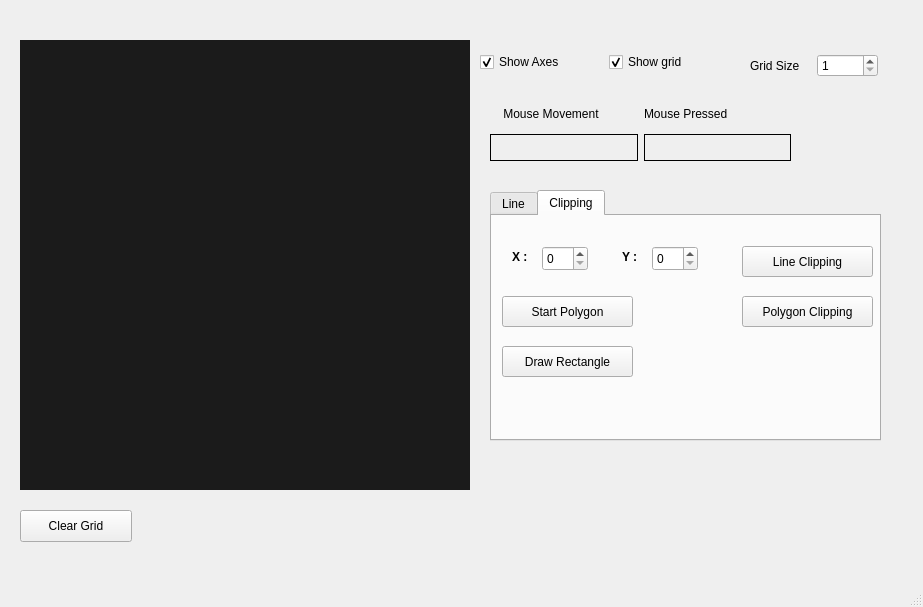
<?xml version="1.0" encoding="UTF-8"?>
<ui version="4.0">
 <class>MainWindow</class>
 <widget class="QMainWindow" name="MainWindow">
  <property name="geometry">
   <rect>
    <x>0</x>
    <y>0</y>
    <width>923</width>
    <height>607</height>
   </rect>
  </property>
  <property name="windowTitle">
   <string>MainWindow</string>
  </property>
  <widget class="QWidget" name="centralwidget">
   <widget class="grid" name="widget" native="true">
    <property name="geometry">
     <rect>
      <x>20</x>
      <y>40</y>
      <width>450</width>
      <height>450</height>
     </rect>
    </property>
    <property name="sizePolicy">
     <sizepolicy hsizetype="MinimumExpanding" vsizetype="Expanding">
      <horstretch>0</horstretch>
      <verstretch>0</verstretch>
     </sizepolicy>
    </property>
    <property name="minimumSize">
     <size>
      <width>450</width>
      <height>450</height>
     </size>
    </property>
    <property name="baseSize">
     <size>
      <width>450</width>
      <height>450</height>
     </size>
    </property>
    <property name="autoFillBackground">
     <bool>false</bool>
    </property>
    <property name="styleSheet">
     <string notr="true">background-color: rgb(27, 27, 27);</string>
    </property>
   </widget>
   <widget class="QWidget" name="layoutWidget">
    <property name="geometry">
     <rect>
      <x>490</x>
      <y>100</y>
      <width>301</width>
      <height>61</height>
     </rect>
    </property>
    <layout class="QHBoxLayout" name="horizontalLayout">
     <item>
      <layout class="QVBoxLayout" name="verticalLayout_2">
       <item>
        <widget class="QLabel" name="label_3">
         <property name="text">
          <string>    Mouse Movement</string>
         </property>
        </widget>
       </item>
       <item>
        <widget class="QLabel" name="mouse_movement">
         <property name="frameShape">
          <enum>QFrame::Panel</enum>
         </property>
         <property name="text">
          <string/>
         </property>
        </widget>
       </item>
      </layout>
     </item>
     <item>
      <layout class="QVBoxLayout" name="verticalLayout">
       <item>
        <widget class="QLabel" name="label_5">
         <property name="text">
          <string>Mouse Pressed</string>
         </property>
        </widget>
       </item>
       <item>
        <widget class="QLabel" name="mouse_pressed">
         <property name="frameShape">
          <enum>QFrame::Panel</enum>
         </property>
         <property name="text">
          <string/>
         </property>
        </widget>
       </item>
      </layout>
     </item>
    </layout>
   </widget>
   <widget class="QWidget" name="layoutWidget">
    <property name="geometry">
     <rect>
      <x>480</x>
      <y>50</y>
      <width>251</width>
      <height>24</height>
     </rect>
    </property>
    <layout class="QHBoxLayout" name="horizontalLayout_3">
     <item>
      <widget class="QCheckBox" name="show_axes">
       <property name="text">
        <string>Show Axes</string>
       </property>
       <property name="checked">
        <bool>true</bool>
       </property>
      </widget>
     </item>
     <item>
      <widget class="QCheckBox" name="show_grid">
       <property name="text">
        <string>Show grid</string>
       </property>
       <property name="checked">
        <bool>true</bool>
       </property>
      </widget>
     </item>
    </layout>
   </widget>
   <widget class="QPushButton" name="pushButton">
    <property name="geometry">
     <rect>
      <x>20</x>
      <y>510</y>
      <width>112</width>
      <height>32</height>
     </rect>
    </property>
    <property name="text">
     <string>Clear Grid</string>
    </property>
   </widget>
   <widget class="QTabWidget" name="AlgoBox">
    <property name="geometry">
     <rect>
      <x>490</x>
      <y>190</y>
      <width>391</width>
      <height>251</height>
     </rect>
    </property>
    <property name="currentIndex">
     <number>1</number>
    </property>
    <widget class="QWidget" name="Line">
     <attribute name="title">
      <string>Line</string>
     </attribute>
     <widget class="QWidget" name="layoutWidget">
      <property name="geometry">
       <rect>
        <x>20</x>
        <y>50</y>
        <width>130</width>
        <height>61</height>
       </rect>
      </property>
      <layout class="QVBoxLayout" name="verticalLayout_3">
       <item>
        <widget class="QComboBox" name="line_algorithm">
         <property name="editable">
          <bool>false</bool>
         </property>
         <property name="currentIndex">
          <number>0</number>
         </property>
         <item>
          <property name="text">
           <string>DDA</string>
          </property>
         </item>
         <item>
          <property name="text">
           <string>Bresenham</string>
          </property>
         </item>
        </widget>
       </item>
       <item>
        <widget class="QPushButton" name="Draw">
         <property name="text">
          <string>Draw Line</string>
         </property>
        </widget>
       </item>
      </layout>
     </widget>
     <widget class="QLabel" name="label">
      <property name="geometry">
       <rect>
        <x>170</x>
        <y>50</y>
        <width>51</width>
        <height>21</height>
       </rect>
      </property>
      <property name="font">
       <font>
        <pointsize>9</pointsize>
       </font>
      </property>
      <property name="text">
       <string>DDA  :</string>
      </property>
     </widget>
     <widget class="QLabel" name="label_2">
      <property name="geometry">
       <rect>
        <x>170</x>
        <y>90</y>
        <width>91</width>
        <height>21</height>
       </rect>
      </property>
      <property name="font">
       <font>
        <pointsize>9</pointsize>
       </font>
      </property>
      <property name="text">
       <string>Bresenham :</string>
      </property>
     </widget>
     <widget class="QLabel" name="label_4">
      <property name="geometry">
       <rect>
        <x>170</x>
        <y>20</y>
        <width>91</width>
        <height>21</height>
       </rect>
      </property>
      <property name="font">
       <font>
        <pointsize>9</pointsize>
        <weight>75</weight>
        <bold>true</bold>
        <underline>true</underline>
       </font>
      </property>
      <property name="text">
       <string>Time Taken</string>
      </property>
     </widget>
     <widget class="QLabel" name="DDA_time">
      <property name="geometry">
       <rect>
        <x>260</x>
        <y>50</y>
        <width>91</width>
        <height>21</height>
       </rect>
      </property>
      <property name="frameShape">
       <enum>QFrame::Box</enum>
      </property>
      <property name="text">
       <string>0</string>
      </property>
     </widget>
     <widget class="QLabel" name="Bresenham_time">
      <property name="geometry">
       <rect>
        <x>260</x>
        <y>85</y>
        <width>91</width>
        <height>21</height>
       </rect>
      </property>
      <property name="frameShape">
       <enum>QFrame::Box</enum>
      </property>
      <property name="text">
       <string>0</string>
      </property>
     </widget>
    </widget>
    <widget class="QWidget" name="tab">
     <attribute name="title">
      <string>Clipping</string>
     </attribute>
     <widget class="QPushButton" name="Transformation_polygon">
      <property name="geometry">
       <rect>
        <x>10</x>
        <y>80</y>
        <width>131</width>
        <height>31</height>
       </rect>
      </property>
      <property name="font">
       <font>
        <pointsize>9</pointsize>
       </font>
      </property>
      <property name="text">
       <string>Start Polygon</string>
      </property>
     </widget>
     <widget class="QSpinBox" name="width">
      <property name="geometry">
       <rect>
        <x>50</x>
        <y>30</y>
        <width>46</width>
        <height>25</height>
       </rect>
      </property>
      <property name="font">
       <font>
        <pointsize>9</pointsize>
       </font>
      </property>
     </widget>
     <widget class="QSpinBox" name="height">
      <property name="geometry">
       <rect>
        <x>160</x>
        <y>30</y>
        <width>46</width>
        <height>25</height>
       </rect>
      </property>
      <property name="font">
       <font>
        <pointsize>9</pointsize>
       </font>
      </property>
     </widget>
     <widget class="QLabel" name="label_6">
      <property name="geometry">
       <rect>
        <x>20</x>
        <y>30</y>
        <width>31</width>
        <height>21</height>
       </rect>
      </property>
      <property name="font">
       <font>
        <pointsize>9</pointsize>
        <weight>75</weight>
        <bold>true</bold>
       </font>
      </property>
      <property name="text">
       <string>X :</string>
      </property>
     </widget>
     <widget class="QLabel" name="label_7">
      <property name="geometry">
       <rect>
        <x>130</x>
        <y>30</y>
        <width>31</width>
        <height>21</height>
       </rect>
      </property>
      <property name="font">
       <font>
        <pointsize>9</pointsize>
        <weight>75</weight>
        <bold>true</bold>
       </font>
      </property>
      <property name="text">
       <string>Y :</string>
      </property>
     </widget>
     <widget class="QPushButton" name="Line_Clipping">
      <property name="geometry">
       <rect>
        <x>250</x>
        <y>30</y>
        <width>131</width>
        <height>31</height>
       </rect>
      </property>
      <property name="font">
       <font>
        <pointsize>9</pointsize>
       </font>
      </property>
      <property name="text">
       <string>Line Clipping</string>
      </property>
     </widget>
     <widget class="QPushButton" name="Polygon_Clipping">
      <property name="geometry">
       <rect>
        <x>250</x>
        <y>80</y>
        <width>131</width>
        <height>31</height>
       </rect>
      </property>
      <property name="font">
       <font>
        <pointsize>9</pointsize>
       </font>
      </property>
      <property name="text">
       <string>Polygon Clipping</string>
      </property>
     </widget>
     <widget class="QPushButton" name="draw_rectangle">
      <property name="geometry">
       <rect>
        <x>10</x>
        <y>130</y>
        <width>131</width>
        <height>31</height>
       </rect>
      </property>
      <property name="font">
       <font>
        <pointsize>9</pointsize>
       </font>
      </property>
      <property name="text">
       <string>Draw Rectangle</string>
      </property>
     </widget>
    </widget>
   </widget>
   <widget class="QWidget" name="layoutWidget">
    <property name="geometry">
     <rect>
      <x>750</x>
      <y>50</y>
      <width>128</width>
      <height>32</height>
     </rect>
    </property>
    <layout class="QHBoxLayout" name="horizontalLayout_4">
     <item>
      <widget class="QLabel" name="gridsize_label">
       <property name="text">
        <string>Grid Size</string>
       </property>
      </widget>
     </item>
     <item>
      <widget class="QSpinBox" name="gridsize">
       <property name="minimum">
        <number>1</number>
       </property>
      </widget>
     </item>
    </layout>
   </widget>
  </widget>
  <widget class="QMenuBar" name="menubar">
   <property name="geometry">
    <rect>
     <x>0</x>
     <y>0</y>
     <width>923</width>
     <height>25</height>
    </rect>
   </property>
  </widget>
  <widget class="QStatusBar" name="statusbar"/>
 </widget>
 <customwidgets>
  <customwidget>
   <class>grid</class>
   <extends>QWidget</extends>
   <header>grid.h</header>
   <container>1</container>
  </customwidget>
 </customwidgets>
 <resources/>
 <connections/>
</ui>
